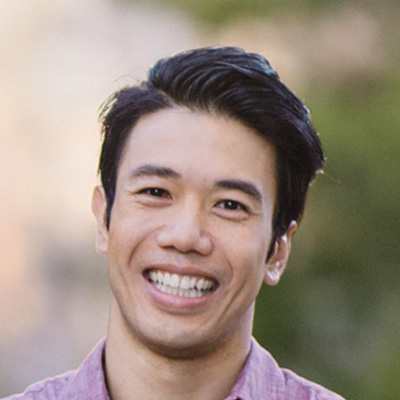
#> input picture task3/custom_image_1.jpg, 400 x 400 px; its folder holds only this picture in this run
$ python -i dataset.py   (imports and definitions only)   (older library calls are emulated)
#> lines starting #> are read from the running program, lines starting #| are printed output that depends on the picture
#> further down, picture is the input picture: PIL image 400x400 RGB; mean R, G, B 155.3, 140.2, 127.9
# dataset.py

# Define custom dataset classes and data loading functions.
# This file should include:
# 1. Custom Dataset class(es) inheriting from torch.utils.data.Dataset
# 2. Data loading and preprocessing functions
# 3. Data augmentation techniques (if applicable)
# 4. Functions to split data into train/val/test sets
# 5. Any necessary data transformations

import io
import os
import cv2
import math
import random
import scipy
import json
import copy
import base64
import zlib
import numpy as np
from scipy.ndimage.filters import gaussian_filter
from PIL import Image, ImageEnhance, ImageOps, ImageFile

import torch
import torch.utils.data as data

from pycocotools.coco import COCO
from pycocotools.cocoeval import COCOeval
from pycocotools import mask as maskUtils

# global parameter
set_ratio = 0.5

# [150 lines left out: functions load_json, mask_to_bbox, show_edge, annToRLE, annToMask, base64_2_mask and 6 more, not called in this run]

def data_aug_color(image):
    if random.random()<set_ratio:
        return image
    random_factor = np.random.randint(4, 17) / 10.
    color_image = ImageEnhance.Color(image).enhance(random_factor)
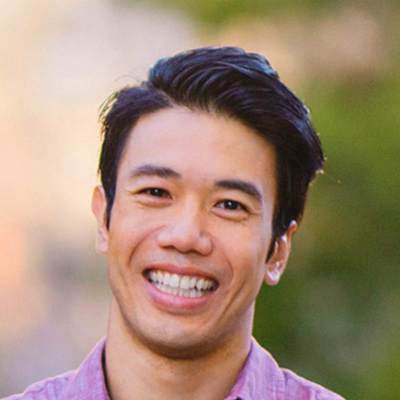
#> color_image: PIL image 400x400 RGB; mean R, G, B 162.1, 138, 118.3
    random_factor = np.random.randint(4, 17) / 10.
    brightness_image = ImageEnhance.Brightness(color_image).enhance(random_factor)
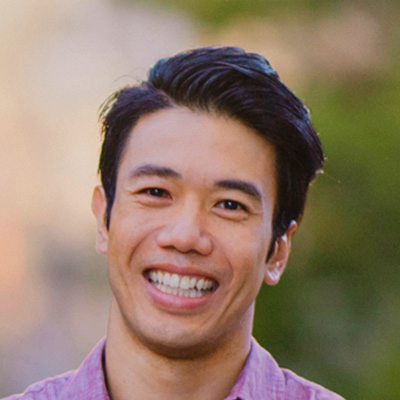
#> brightness_image: PIL image 400x400 RGB; mean R, G, B 145.4, 123.7, 106
    random_factor = np.random.randint(6, 15) / 10.
    contrast_image = ImageEnhance.Contrast(brightness_image).enhance(random_factor)
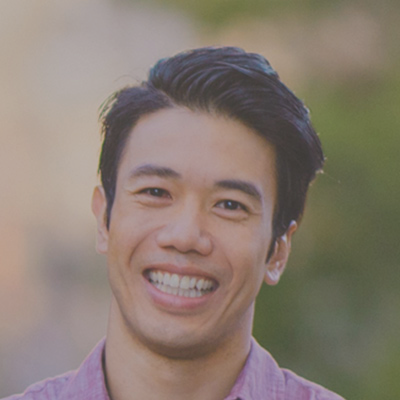
#> contrast_image: PIL image 400x400 RGB; mean R, G, B 138.1, 125, 114.4
    random_factor = np.random.randint(8, 13) / 10.
    return ImageEnhance.Sharpness(contrast_image).enhance(random_factor)

# [183 lines left out: functions data_aug_noise, padding, Normalize_Img, Anti_Normalize_Img, data_motion_blur, data_motion_blur_prior and 6 more, not called in this run]


class PortraitSeg(data.Dataset):
    # [176 lines left out: functions __init__, __getitem__, not called in this run]

    def __len__(self):
        return len(self.imgIds)

class Human(data.Dataset):
    # [51 lines left out: functions __init__, __getitem__, not called in this run]

    def __len__(self):
        return len(self.imagelist)

>>> from PIL import Image
>>> picture = Image.open('custom_image_1.jpg')
>>> result = data_aug_color(picture)

$ run again, on task3/custom_image_2.jpg
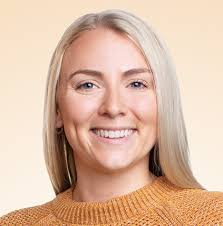
#> input picture task3/custom_image_2.jpg, 223 x 226 px
#> picture is the input picture: PIL image 223x226 RGB; mean R, G, B 220.4, 186.4, 163.5
#> in data_aug_color, `brightness_image = ImageEnhance.Brightness(color_image).enhance(random..`:
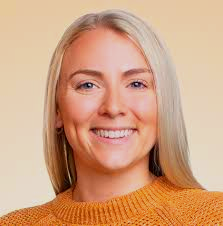
#> brightness_image: PIL image 223x226 RGB; mean R, G, B 209.3, 162.8, 130
#> in data_aug_color, `contrast_image = ImageEnhance.Contrast(brightness_image).enhance(rando..`:
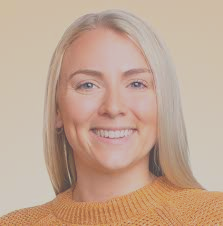
#> contrast_image: PIL image 223x226 RGB; mean R, G, B 194.3, 166.5, 146.8
